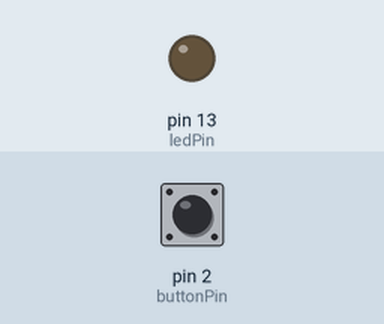
This sketch was run on a simulated Arduino Uno, built with avr-gcc and run on an emulated ATmega328P. Parts: output pins drawn as LEDs (lit = HIGH). Inputs (shaded band) come from the test bench; at power-on: pin 2 (buttonPin) LOW.

Above: at 1.2 s.
1.3 s: pin 2 (buttonPin) pulled HIGH for 0.15 s
At 1.37 s:
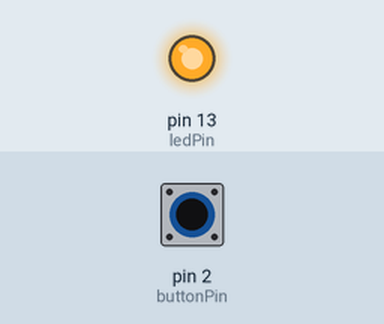
2.9 s: pin 2 (buttonPin) pulled HIGH for 3.2 s
At 7.1 s:
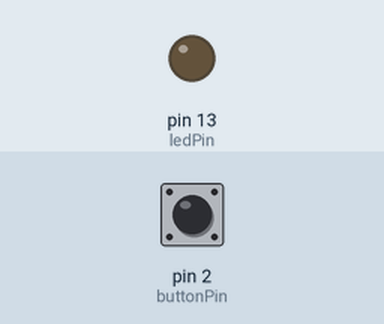
Timing chart, 0 to 8.6 s (numbered marks = the images above; inputs shaded):
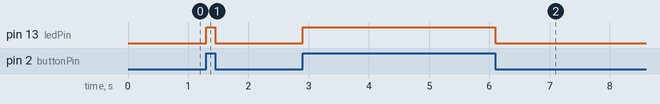

The sketch:

PushButton.ino
```cpp
const int buttonPin = 2;
const int ledPin = 13;

int buttonState = 0;

void setup(){
  pinMode(ledPin, OUTPUT);
  pinMode(buttonPin, INPUT);
}

void loop() {
  buttonState = digitalRead(buttonPin);
  printf("Printing \b");
  if (buttonState == HIGH) {
    digitalWrite(ledPin, HIGH);
  } else {
    digitalWrite(ledPin, LOW);
  }
}
```

Measured:
- after the input at 1.3 s, pin 13 (ledPin): LOW → HIGH at once, → LOW 0.15 s later
- after the input at 2.9 s, pin 13 (ledPin): LOW → HIGH at once, → LOW 3.2 s later
